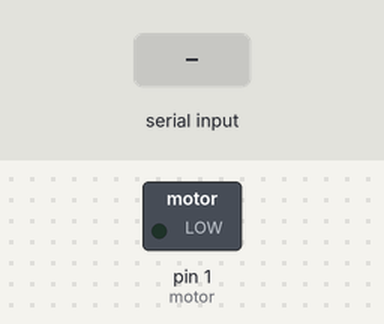
Bench run of a sketch on a simulated Arduino Uno, built with avr-gcc and run on an emulated ATmega328P. On the bench: switched loads named in the sketch (green lamp = pin HIGH). Inputs (shaded band) come from the test bench.

Above: at 1.2 s.
1.3 s: "h" received over the second serial link
At 2.1 s:
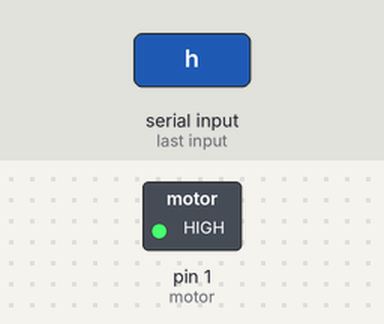
Timing chart, 0 to 4.3 s (numbered marks = the images above; inputs shaded):
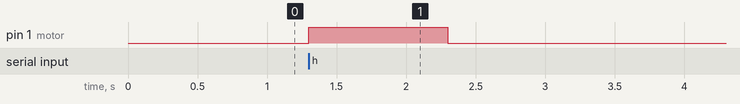

The sketch:

vibration_withserial_working.ino
```cpp
#include <SoftwareSerial.h>
const int rx=2;
const int tx=0;
int motor = 1;
int x = 250;

SoftwareSerial mySerial(rx,tx);


// Setup
void setup(void)
{
mySerial.begin(9600);
 pinMode(1, OUTPUT);
    pinMode(motor, HIGH);
}

void loop()
{
    if (mySerial.available()) {
      byte c = mySerial.read ();

      if (c == 'h') {

      analogWrite(1, x);

     digitalWrite(motor, HIGH);
        delay(1000);
        digitalWrite(motor, LOW);
    delay(1000);

      }
      if (c == 'l') {

  analogWrite(1, x);

    digitalWrite(motor, LOW);

    }
  }
}
```

Measured:
- after the input at 1.3 s, pin 1 (motor): LOW → HIGH at once, → LOW 1.0 s later
